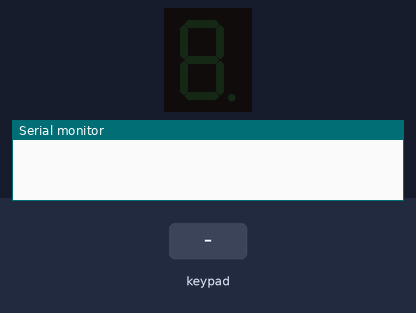
Recording of a sketch running on a simulated Arduino Uno, built with avr-gcc and run on an emulated ATmega328P. Shown: 1-digit seven-segment display, the last lines printed to the serial monitor. Inputs (shaded band) come from the test bench.

Above: at 1.2 s.
1.3 s: keypad keys 5 4 3 1 1 pressed 0.4 s apart
At 3.0 s:
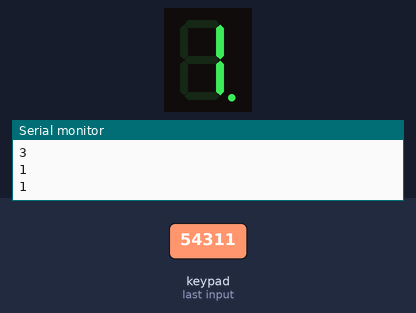
4.8 s: key '6' pressed
At 6.0 s:
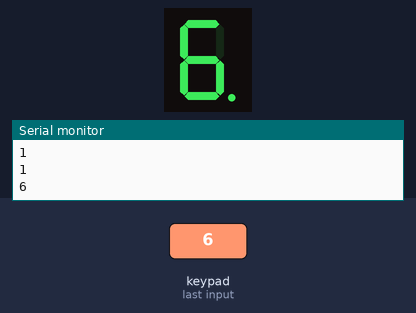
6.3 s: keypad keys 9 8 7 1 0 A pressed 0.4 s apart
At 8.5 s:
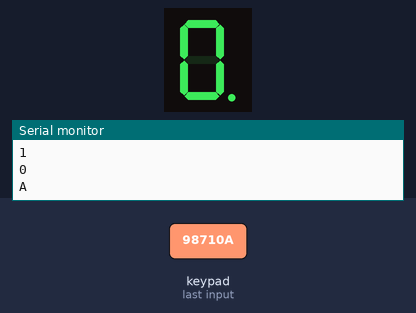
10.2 s: keypad keys 1 3 9 7 2 D pressed 0.4 s apart
At 12.6 s:
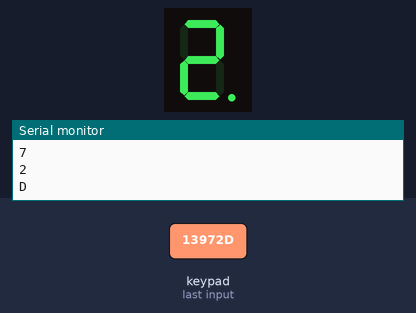
Timing chart, 0 to 14.1 s (numbered marks = the images above; inputs shaded):
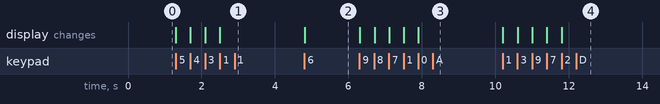

Measured:
- after the input at 1.3 s, the display: first changes at once (image 1 shows a later state)
- after the input at 4.8 s, the display: changes at once (image 2)
- after the input at 6.3 s, the display: first changes at once (image 3 shows a later state)
- after the input at 10.2 s, the display: first changes at once (image 4 shows a later state)

The sketch:

LAB05-2.ino
```cpp
#include <Keypad.h>

#include <SevSeg.h>
SevSeg sevseg;
const byte ROWS=4;
const byte COLS=4;
char keys[ROWS][COLS]={{'F','E','D','C'},{'B','3','6','9'},{'A','2','5','8'},{'0','1','4','7'}};
int n;
// 定義 Keypad 連到 Arduino 的接腳
byte rowPins[ROWS] = {5, 4, 3, 11};
// 連到 Keypad 的 4 個 Rows
byte colPins[COLS] = {9, 8, 7, 10};
Keypad keypad =
Keypad( makeKeymap(keys), rowPins,
colPins, ROWS, COLS );

void setup() {

Serial.begin(9600);
byte numDigits = 1;
byte digitPins[] = {2};
byte segmentPins[] = {12,13,14,15,16,17,1};
sevseg.begin(COMMON_CATHODE,numDigits,digitPins,segmentPins);
}

void loop() {
char key = keypad.getKey();

if (key != NO_KEY){
Serial.println(key);

}
if(key>='0'&&key<='9')
{

sevseg.setNumber(key-'0',0);
}
sevseg.refreshDisplay();
}
```
